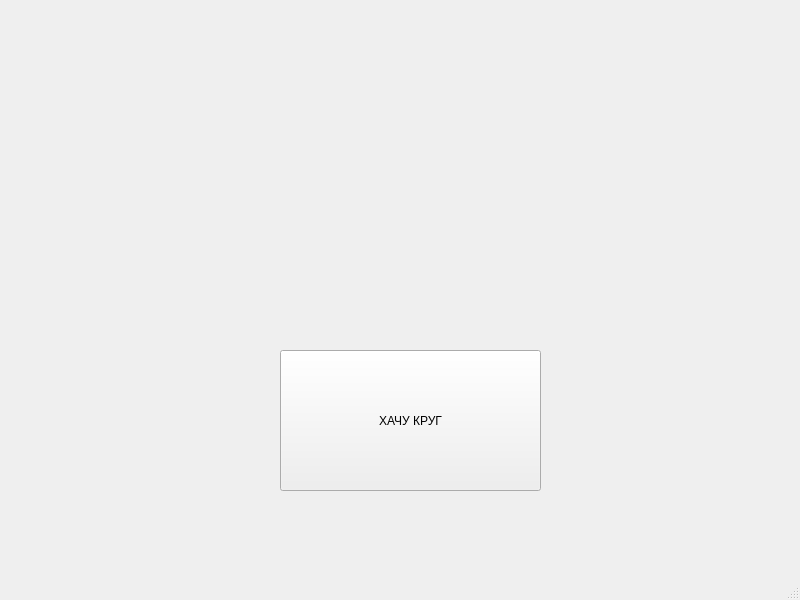
<?xml version="1.0" encoding="UTF-8"?>
<ui version="4.0">
 <class>MainWindow</class>
 <widget class="QMainWindow" name="MainWindow">
  <property name="geometry">
   <rect>
    <x>0</x>
    <y>0</y>
    <width>800</width>
    <height>600</height>
   </rect>
  </property>
  <property name="minimumSize">
   <size>
    <width>800</width>
    <height>600</height>
   </size>
  </property>
  <property name="maximumSize">
   <size>
    <width>800</width>
    <height>600</height>
   </size>
  </property>
  <property name="windowTitle">
   <string>MainWindow</string>
  </property>
  <widget class="QWidget" name="centralwidget">
   <widget class="QPushButton" name="pushButton">
    <property name="geometry">
     <rect>
      <x>280</x>
      <y>350</y>
      <width>261</width>
      <height>141</height>
     </rect>
    </property>
    <property name="text">
     <string>ХАЧУ КРУГ</string>
    </property>
   </widget>
  </widget>
  <widget class="QMenuBar" name="menubar">
   <property name="geometry">
    <rect>
     <x>0</x>
     <y>0</y>
     <width>800</width>
     <height>23</height>
    </rect>
   </property>
  </widget>
  <widget class="QStatusBar" name="statusbar"/>
 </widget>
 <resources/>
 <connections/>
</ui>
